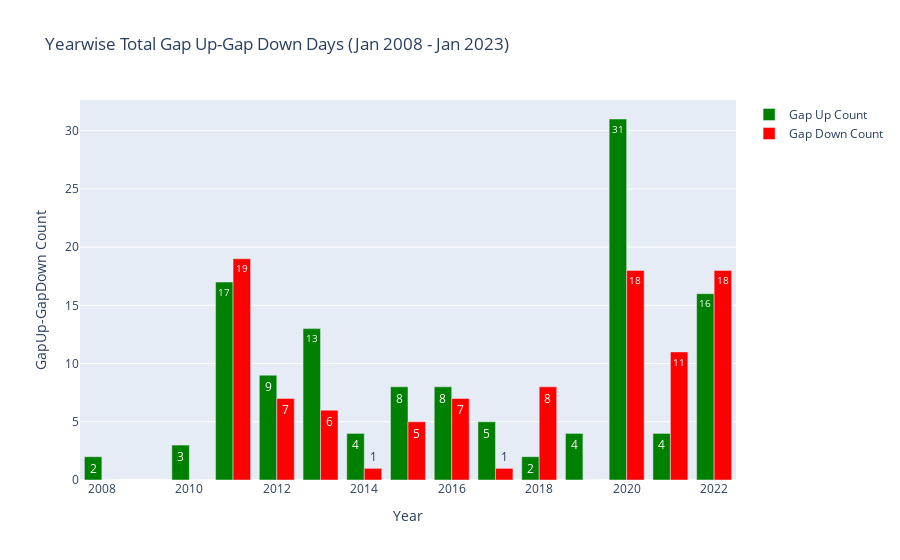

Source (notebook cell):
### Code cell
gap_up_days_count = go.Bar(x=gap_up_down_days_yearly_df['Year'],
                        y=gap_up_down_days_yearly_df['Gap Up'],
                        name ='Gap Up Count',
                        marker_color='green',
                        text=gap_up_down_days_yearly_df['Gap Up'].values.round(2),
                        textposition='auto'
                       )


gap_down_days_count = go.Bar(x=gap_up_down_days_yearly_df['Year'],
                        y=gap_up_down_days_yearly_df['Gap Down'], 
                        name ='Gap Down Count',
                        marker_color='red',
                        text=gap_up_down_days_yearly_df['Gap Down'].values.round(2),
                        textposition='auto'                           
                       )


fig = go.Figure(data=[gap_up_days_count, gap_down_days_count])

fig.update_layout(title="Yearwise Total Gap Up-Gap Down Days (Jan 2008 - Jan 2023)",
                  xaxis_title='Year',
                  yaxis_title='GapUp-GapDown Count')

fig.show()

### Figure 1 — Plotly figure (JSON) as saved in the notebook; plotly's stock layout.template omitted (floating-point values rounded to 4 significant figures)
{"data": [{"marker": {"color": "green"}, "name": "Gap Up Count", "text": [2, 3, 17, 9, 13, 4, 8, 8, 5, 2, 4, 31, 4, 16], "textposition": "auto", "type": "bar", "x": [2008, 2010, 2011, 2012, 2013, 2014, 2015, 2016, 2017, 2018, 2019, 2020, 2021, 2022], "y": [2, 3, 17, 9, 13, 4, 8, 8, 5, 2, 4, 31, 4, 16]}, {"marker": {"color": "red"}, "name": "Gap Down Count", "text": [0, 0, 19, 7, 6, 1, 5, 7, 1, 8, 0, 18, 11, 18], "textposition": "auto", "type": "bar", "x": [2008, 2010, 2011, 2012, 2013, 2014, 2015, 2016, 2017, 2018, 2019, 2020, 2021, 2022], "y": [0, 0, 19, 7, 6, 1, 5, 7, 1, 8, 0, 18, 11, 18]}], "layout": {"title": {"text": "Yearwise Total Gap Up-Gap Down Days (Jan 2008 - Jan 2023)"}, "xaxis": {"title": {"text": "Year"}}, "yaxis": {"title": {"text": "GapUp-GapDown Count"}}}}
